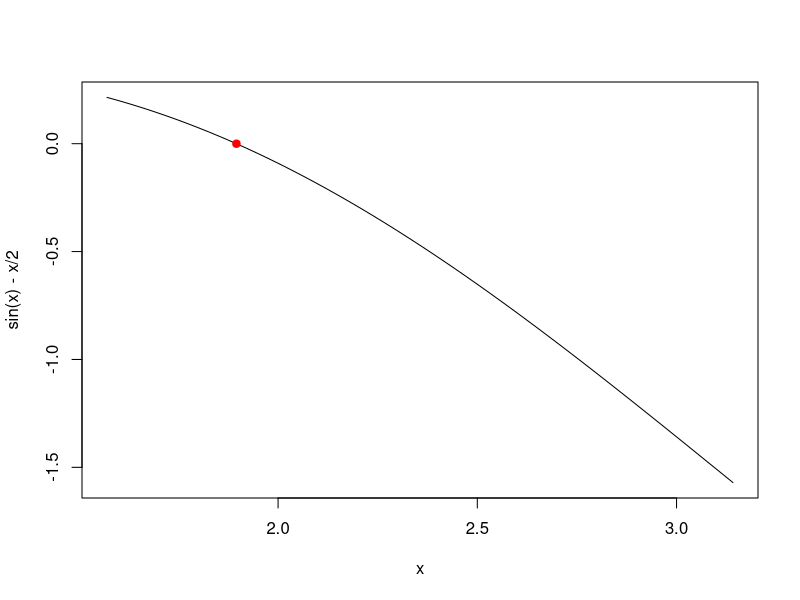

Here is the R script that generated this plot:
# Định nghĩa phương pháp dây cung
secant <- function(f, x0, x1, tol = 1e-16, m = 100) 
  #x1,x2 tuong tu nhu a,b trong phuong phap chia doi.Tuy nhien x0, x1 ko co dinh va 
  #dc cap nhat sau moi lan lap 
  #tol la sai so cho phep, m la so lan lap toi da
{
  iter <- 0 # so lan lap 
  err <- 10*tol # khoi tao sai so 
  #Iters <- c()
  #Errs <- c()
  #Iters va Errs de luu tru du lieu de so sanh voi tol 
  while (err > tol) {
    iter <- iter + 1
    if (iter > m){
      warning("iterations maximum exceeded")
      break
    }
    xnew <- x1 - f(x1)*(x1 - x0) / (f(x1) - f(x0))
    err <- abs(xnew - x1)
 #   Iters[iter] = iter;
  #  Errs[iter] = err;
  #cap nhat x0, x1  
    x0 <- x1 
    x1 <- xnew
  }
  #hien thi so lan lap va cac sai so (so sanh do hoi tu)
  #out <- list(Iters, Errs) # khoi tao bien luu tru ket qua danh sach lap
  #return(out) # tra ve bien luu tru ket qua danh sach la
  return(x1)
}

# Định nghĩa hàm số
f <- function(x) {sin(x) - x/2}

# Gọi hàm secant với hàm số f, x0 = 0 và x1 = 1
root <- secant(f, pi/2, pi)

# In giá trị của root
print(root)
#out1 <- secant(f, pi/2, pi)
#ve bieu do hoi tu
#plot(out1[[1]], log(out1[[2]]), type = 'o')
#plot(out1[[1]], out1[[2]], type = 'o')
curve(sin(x)- x/2, from = pi/2, to = pi)
points(root, f(root), col = "red", pch = 19)

